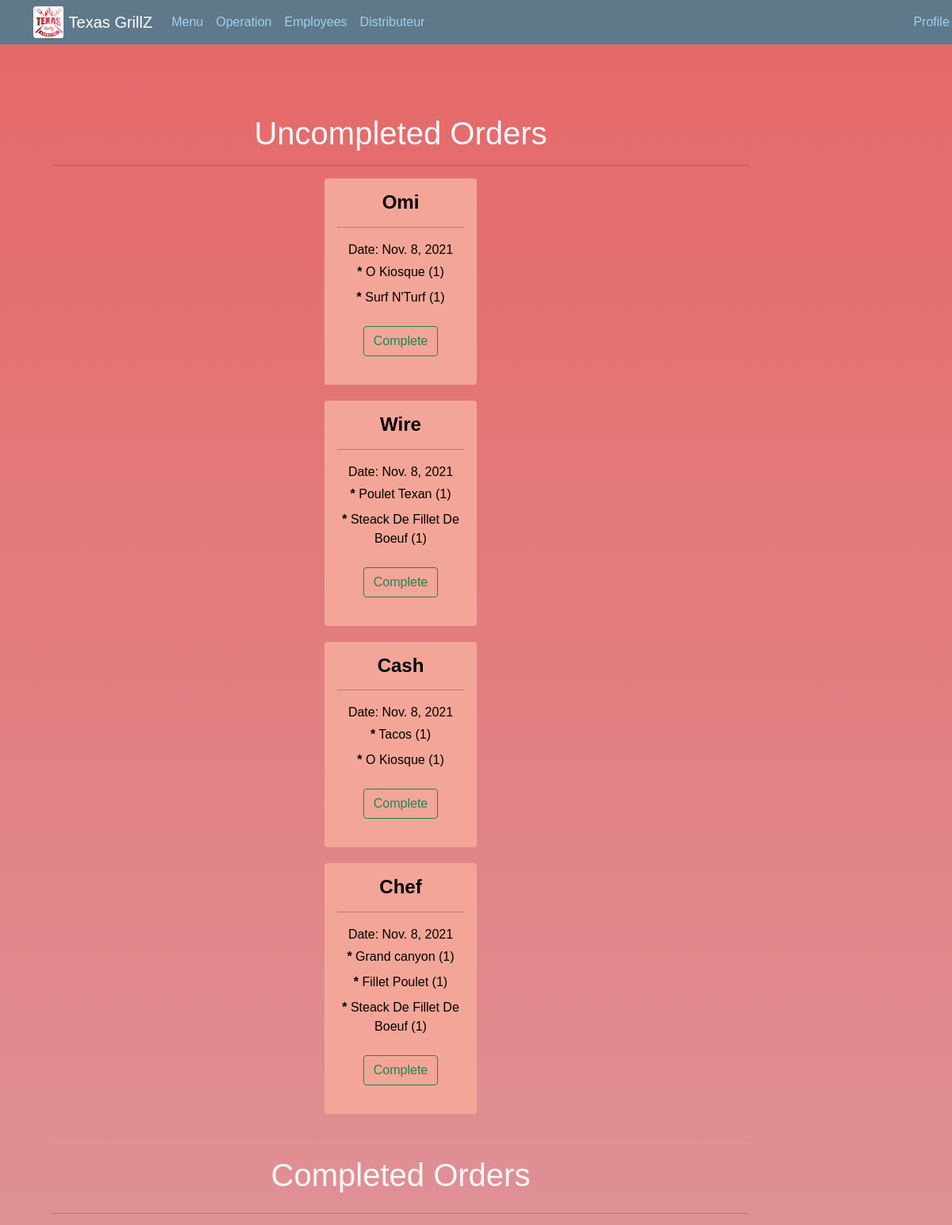
The app's page /cuisine/ (upper part) with its own data.
### Resto/models.py (models this page shows, shortened)
class Order(models.Model):
    customer = models.ForeignKey(Customer,on_delete=models.SET_NULL,blank=True,null=True)
    transaction_id = models.IntegerField(default=0,null = True, blank = True )
    complete = models.BooleanField(default=False,null=True,blank=False)
    status = models.CharField(max_length=30,default = 'Pending')
    date_ordered = models.DateTimeField(auto_now=True)
    date_completed = models.DateTimeField(auto_now=True)
    def __str__(self):
        return str(self.customer.name)

class Customer(models.Model):
    user = models.OneToOneField(User,on_delete=models.CASCADE,null=True,blank=True)
    name = models.CharField(max_length=30)
    email = models.EmailField(max_length=30)

class OrderItem(models.Model):
    customer = models.ForeignKey(Customer,on_delete=models.CASCADE,null=True,blank=True)
    order = models.ForeignKey(Order,on_delete=models.SET_NULL,blank=True,null=True)
    item = models.ForeignKey(Item, on_delete=CASCADE)
    order = models.ForeignKey(Order,on_delete=CASCADE)
    quantity = models.IntegerField(default=0,null = True, blank = True )
    date_added = models.DateTimeField(auto_now=True)
    def __str__(self):
        return str(self.item)

class Item(models.Model):
    itm_id = models.IntegerField()
    name = models.CharField(max_length = 150)
    prix = models.IntegerField()
    description = models.TextField(max_length=150,blank=True)
    img = models.ImageField(upload_to='images/')
    date_created = models.DateTimeField(auto_now=True)
    category = models.ForeignKey(Category,on_delete=CASCADE)
    def __str__(self):
        return self.name

### Resto/views.py (the view)
# urls.py: path('cuisine/', views.Cuisine, name='cuisine'),
@csrf_protect
def Cuisine(request):
    all_order = Order.objects.filter(status='Sent')
    complete_order = Order.objects.filter(complete=True)
    context = {
        'all_order':all_order,
        'complete':complete_order
    }
    return render(request,'Resto/Cuisine.html',context)

### Resto/templates/Resto/Cuisine.html (shortened to what this page needs)
{% extends 'Resto/base_cuisine.html' %} {% load static %} {% block content %}
<div class='container py-5'>
    <div class='mt-3' style='text-align:center'>
        <h1>Uncompleted Orders</h1>
        <hr>
    </div>
    <div class='row justify-content-evenly g-lg-3 align-items-lg-baseline'>
        <div class='col-auto mt-3'>
            {% for order in all_order %}
            <div class='card' style="width: 12rem; height: auto; background-color:rgb(243, 166, 152)">
                <div class='card-body mb-1'>
                    <h4 class="card-title mb-2" style="color: black; text-align: center;"><b>{{order}} </b></h4>
                    <hr style="color: black;">
                    <p class="card-text mb-1 " style="color: black; text-align: center;">Date: {{order.date_ordered|date}}</p>
                    {% for x in order.orderitem_set.all %}
                    <p class="card-text mb-2 " style="color: black; text-align: center;">
                        <b>*</b> {{x}} ({{x.quantity}})
                    </p>
                    {% endfor %}
                    <div class='mt-4' style='text-align: center'>
                        <form method='POST'>
                            <button type="submit" data-action='completed' data-order={{order.id}} class='btn btn-outline-success mb-3 send-order'> Complete </button>
                        </form>
                    </div>
                </div>
            </div>
            {% endfor %}
        </div>
    </div>
    <hr style='color:rgb(197, 193, 193); font-weight:60px'>
    <div>
        <h1 class='mb-4' style='text-align:center'>Completed Orders</h1>
    </div>
    <hr>
    <div class='row justify-content-evenly g-lg-3 align-items-lg-baseline'>
    </div>
</div>
{% endblock content %}

### Resto/static/Resto/cuisine.css (style rules this page uses)
body { font-family: sans-serif; background: linear-gradient(#e66767, #d3deeb); margin-top: 5rem; }
h1, h2, h4, h5, p { color: #f4f6f8; }
.card { margin-bottom: 20px; border: none }

### records on screen
Order: customer.name "Omi", date_ordered "Nov. 8, 2021"
OrderItem: item.name "O Kiosque", quantity "1"
OrderItem: item.name "Surf N'Turf", quantity "1"
Order: customer.name "Wire", date_ordered "Nov. 8, 2021"
OrderItem: item.name "Poulet Texan", quantity "1"
OrderItem: item.name "Steack De Fillet De Boeuf", quantity "1"
Order: customer.name "Cash", date_ordered "Nov. 8, 2021"
OrderItem: item.name "Tacos", quantity "1"
OrderItem: item.name "O Kiosque", quantity "1"
Order: customer.name "Chef", date_ordered "Nov. 8, 2021"
OrderItem: item.name "Grand canyon", quantity "1"
OrderItem: item.name "Fillet Poulet", quantity "1"
OrderItem: item.name "Steack De Fillet De Boeuf", quantity "1"
